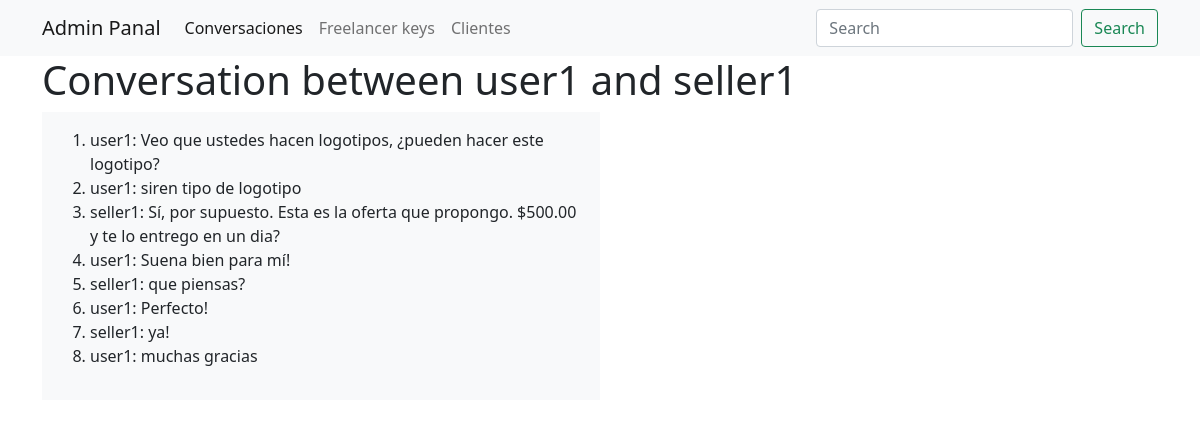
The page /conversation/user1/seller1/ (signed in) on the database its author committed.
### store/models.py (models this page shows, shortened)
class Message(models.Model):
    offer = models.ForeignKey('Offer', on_delete=models.SET_NULL, null=True, blank=True)
    user = models.ForeignKey(User, on_delete=models.CASCADE, related_name='user')
    sender = models.ForeignKey(User, on_delete=models.CASCADE, related_name='from_user')
    reciepient = models.ForeignKey(User, on_delete=models.CASCADE, related_name='to_user')
    body = models.TextField()
    file = models.FileField(upload_to='uploads/', null=True, blank=True)
    message_image = models.ImageField(upload_to='image_sent/', null=True, blank=True)
    date = models.DateTimeField(auto_now_add=True)
    is_read = models.BooleanField(default=False)

### store/views.py (the view)
# urls.py: path('conversation/<str:username1>/<str:username2>/', views.specific_user_conversation, name='specific_user_conversation'),
@user_passes_test(is_admin)
def specific_user_conversation(request, username1, username2):
    user1 = User.objects.get(username=username1)
    user2 = User.objects.get(username=username2)
    conversation = Message.objects.filter(
        (Q(sender=user1) & Q(reciepient=user2)) | (Q(sender=user2) & Q(reciepient=user1))
    ).order_by('date')
    context = {
        'user1': user1,
        'user2': user2,
        'conversation': conversation,
    }
    return render(request, 'admin/specific_user_conversation.html', context)

### store/views.py (called while the page is built)
def is_admin(user):
    return user.is_authenticated and user.is_staff

### templates/admin/specific_user_conversation.html (shortened to what this page needs)
{% load static %}
<!DOCTYPE html>
<html lang="en">
<head>
    <link href="https://cdn.jsdelivr.net/npm/bootstrap@5.0.2/dist/css/bootstrap.min.css" rel="stylesheet">
</head>
<body>
    <nav class="navbar navbar-expand-lg navbar-light bg-light">
        <div class="container">
          <a class="navbar-brand" href="{% url 'admin_only' %}">Admin Panal</a>
          <div class="collapse navbar-collapse" id="navbarSupportedContent">
            <ul class="navbar-nav me-auto mb-2 mb-lg-0">
              <li class="nav-item">
                <a class="nav-link active" aria-current="page" href="#">Conversaciones</a>
              </li>
              <li class="nav-item">
                <a class="nav-link" href="#">Freelancer keys</a>
              </li>
              <li class="nav-item">
                <a class="nav-link" href="#">Clientes</a>
              </li>
            </ul>
            <form class="d-flex">
              <input class="form-control me-2" type="search" placeholder="Search" aria-label="Search">
              <button class="btn btn-outline-success" type="submit">Search</button>
            </form>
        </div>
        </div>
    </nav>
    <div class="container">
        <h1>Conversation between {{ user1.username }} and {{ user2.username }}</h1>
        <div class="overflow-auto p-3 bg-light" style="width: 50%; height: 100%;">
            <ol>
                {% for message in conversation %}
                    <li>{{ message.sender.username }}: {{ message.body }}</li>
                {% empty %}
                    <li>No conversation between these users.</li>
                {% endfor %}
            </ol>
        </div>
    </div>
</body>
</html>

### rows shown on the page
Message: sender.username "user1", body "Veo que ustedes hacen logotipos, ¿pueden hacer este logotipo?"
Message: sender.username "user1", body "siren tipo de logotipo"
Message: sender.username "seller1", body "Sí, por supuesto. Esta es la oferta que propongo. $500.00 y te lo entrego en un dia?"
Message: sender.username "user1", body "Suena bien para mí!"
Message: sender.username "seller1", body "que piensas?"
Message: sender.username "user1", body "Perfecto!"
Message: sender.username "seller1", body "ya!"
Message: sender.username "user1", body "muchas gracias"

### other values the page prints
{{ user1.username }} "user1"
{{ user2.username }} "seller1"
